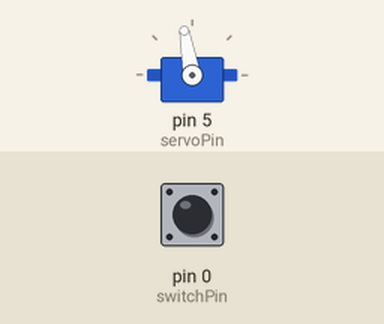
Simulated run of this sketch. Board: Arduino Uno, built with avr-gcc and run on an emulated ATmega328P. Parts: servo. The test bench sets the inputs (shaded band); at power-on: pin 0 (switchPin) LOW.

Above: at 1.2 s.
1.3 s: pin 0 (switchPin) pulled HIGH for 0.15 s
At 1.6 s:
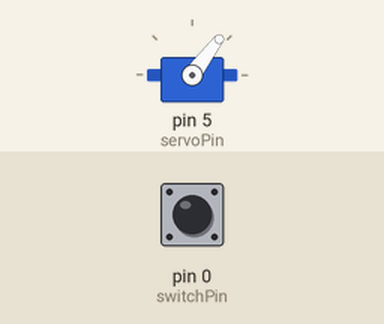
2.9 s: pin 0 (switchPin) pulled HIGH for 1 s
At 4.0 s:
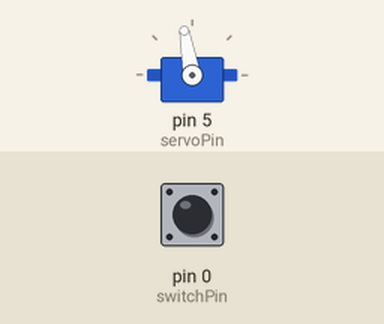
5.4 s: pin 0 (switchPin) pulled HIGH for 3.2 s
At 5.9 s:
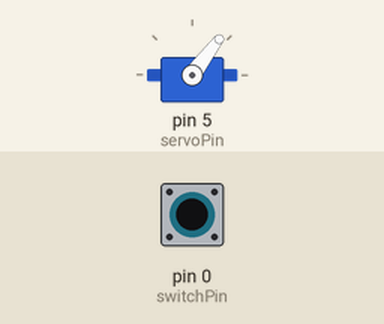
Timing chart, 0 to 8.4 s (numbered marks = the images above; inputs shaded):
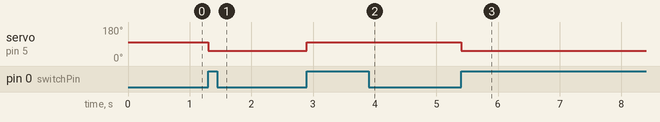

Measured:
- after the input at 1.3 s, servo on pin 5 (servoPin): 100° → 53° at once
- after the input at 2.9 s, servo on pin 5 (servoPin): 53° → 100° at once
- after the input at 5.4 s, servo on pin 5 (servoPin): 100° → 53° at once

The sketch:

pinza.ino
```cpp
#include <Servo.h>

// Pin digital conectado al botón switch
const int switchPin = 0;

// Pin al que está conectado el servo
const int servoPin = 5;

Servo pinza;

// Variables para el estado del botón y el ángulo del servo
int buttonState = 0;
int lastButtonState = 0;
int servoAngle = 100; // Ángulo inicial del servo
bool movingTo53 = false; // Indica si el servo está en movimiento hacia 53

void setup() {
  pinMode(switchPin, INPUT);
  pinza.attach(servoPin);
  pinza.write(servoAngle); // Inicializar el servo en el ángulo inicial
}

void loop() {
  buttonState = digitalRead(switchPin);

  // Cambiar el estado del servo si se presiona el botón
  if (buttonState == HIGH && lastButtonState == LOW) {
    if (!movingTo53) {
      servoAngle = 53;
      movingTo53 = true;
    } else {
      servoAngle = 100;
      movingTo53 = false;
    }
    pinza.write(servoAngle);
    delay(200); // Pequeño retraso para evitar múltiples cambios rápidos
  }

  lastButtonState = buttonState;
}
```
